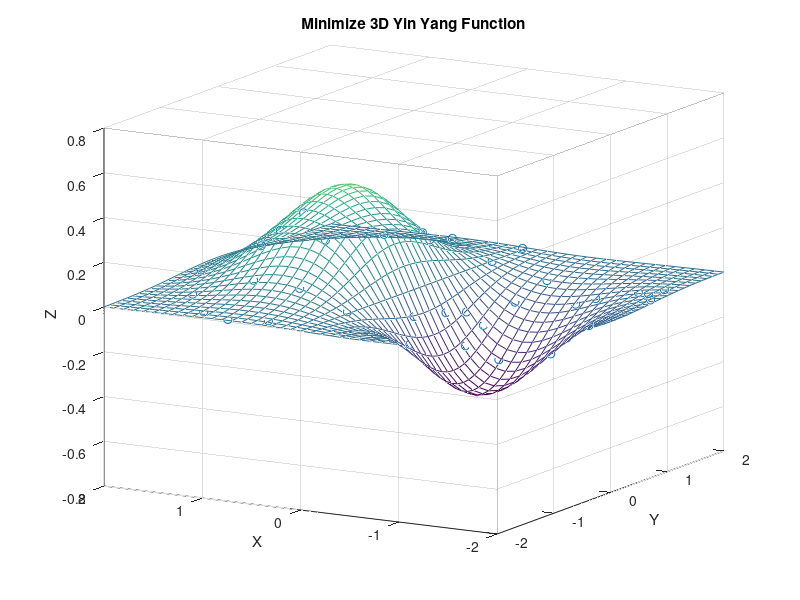
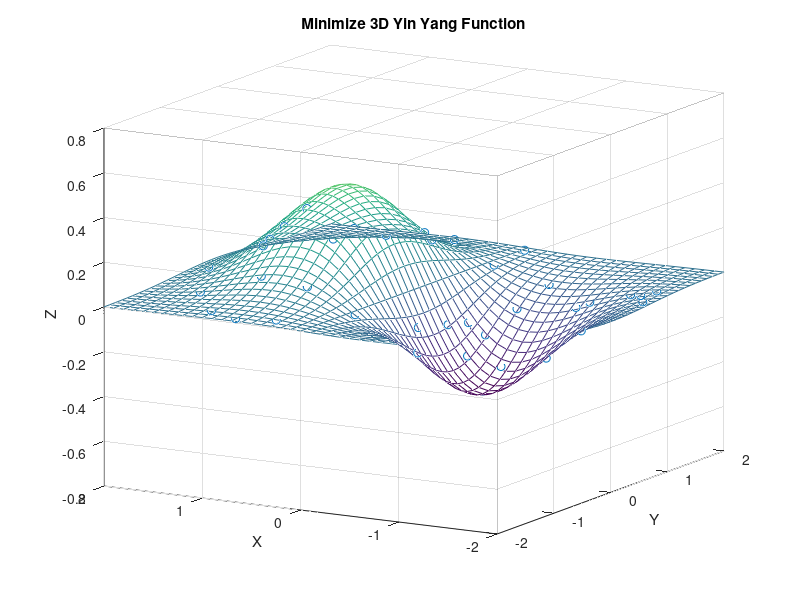
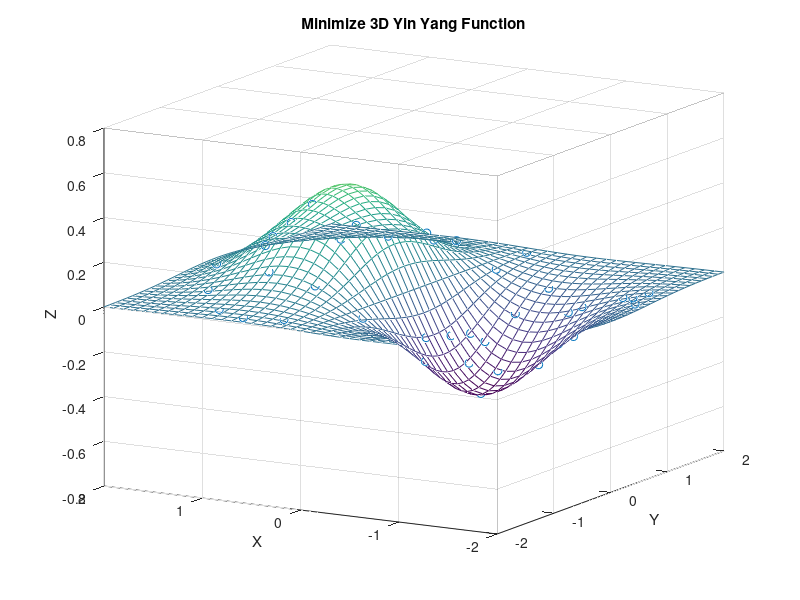
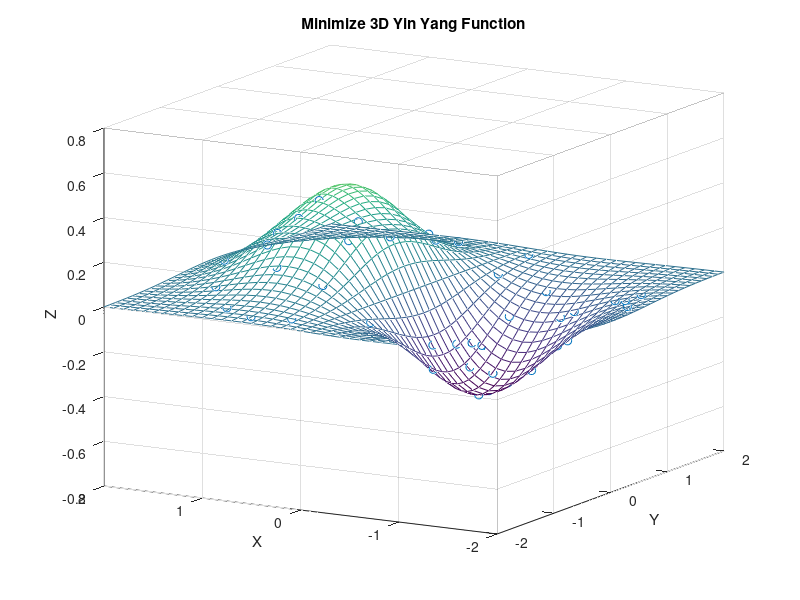

The MATLAB source for these figures, in order:
# ========== PARTICAL SWARM OPTIMIZATION SIMULATION - 3d Yin Yang ==========================
# 
# 	EXAMPLE: 	minimize 	f(x, y) = x * e^-(x^2 + y^2)
#		
#	GROUP MEMBERS:	 Emily Le, Mathew Dohlen, Steven Sairafian, Wynne Tran
#
# =========================================================================================

# ========== DEFINE CONSTANTS & FUNCTIONS =================================================
#
#	n 			= number of particles in the system
#	c1, c2 		= importace weight of personal and global best
#					- usually c1 + c2 = 4 or c1 = c1 = 2
#	vMax		= speed of particles from iteration to iteration
#	iteration 	= number of iterations before ending the program
#	
# ========================================================================================= 
n = 50;
c1 = 0.5;
c2 = 0.5;
vMax = 0.05;
iteration = 65;	 

# DEFINED FUNCTION:  will return z values of the graph given x and y values
function retval = f(xx, yy)
	retval = xx * e.^(-(xx.^2 + yy.^2));
endfunction

# DEFINED FUNCTION: finds gBest
function retval = findGBest(gBest, position)
	for i = 1:10
		if (f(position(i,1), position(i,2)) < f(gBest(1), gBest(2)))
			gBest = position(i,:);
		endif
	endfor
	retval = gBest;
endfunction

# DEFINED FUCNCTION: that will plot a scatter plot on a mesh graph
function graphPSO(x, y, z, i)
		#clear graph
		clf;

		figure(1, "position", [0,0, 1200, 1000]);

		tx = linspace(-2, 2, 41);
		ty = linspace(-2, 2, 41);
		[xx, yy] = meshgrid (tx, ty);

		# scatter plot overlay
		scatter3 (x, y, z);

		# will allow an overlay of plots
		hold on;
 
		# function goes here
		tz = xx .* e.^(-(xx.^2 + yy.^2));
		mesh(tx,ty,tz);


		# configure title & label names
		title("Minimize 3D Yin Yang Function");
		xlabel("X");
		ylabel("Y");
		zlabel("Z");

		#rotate graph according to current degree
		view(150, -15);



		plotname = ['3DYinYang_', num2str(i), '.png'];
		print(plotname, '-dpng');
		
endfunction

# ========== INITIALIZATION ===============================================================
#
# 	initialzing intiial positions, vectors, lBest, gBest for the first iteration
#
# =========================================================================================
# vector
vector = zeros(n,2);

# position
position =  zeros(n,2);
z = zeros(n,1);

x = (rand(1,n)* 4) - 2; 
y = (rand(1,n)* 4) - 2;

for i = 1:n
	position(i,1) = x(i);
	position(i,2) = y(i);
	z(i,1) = f(x(i),y(i));
endfor

# lBest
lBest = position;

# gBest
gBest = zeros(1,2) + 1000;
gBest = findGBest(gBest, position);

# ========== PLOT INITIAL POINTS ON GRAPH =====================================================
#  
# `Will plot the initial scatter plot on mesh grapgh for the first iteration
#	`	- note that the velocities are initilzed to be 0
# 
# =============================================================================================
graphPSO(position(:,1), position(:,2), z, 100);

# ========== PSO ITERATION =====================================================================
#
# 	Based on the formula:
#
#		v[] = v[] + c1 * rand() * (pbest[] - present[]) + c2 * rand() * (gbest[] - present[]) 
#		present[] = persent[] + v[] 
#
#	This essentially will update the velocity that will be used to update the new position after
#	each iteration.
#
# ==============================================================================================
for i = 1:iteration
	for j = 1:n
		prevPosition = position;
		r1 = rand(1,1);
		r2 = rand(1,1);
		vector(j,:) = vector(j,:) + c1 * r1 * (lBest(j,:) - position(j,:)) + c2 * r2 * (gBest - position(j,:));

		# Limit x-coordinate velocities
		if (vector(j,1) > vMax)
			vector(j,1) = vMax;
		elseif (vector(j,1) < -vMax)
			vector(j,1) = -vMax;
		endif

		# Limit y-coordinate velocities
		if (vector(j,2) > vMax)
			vector(j,2) = vMax;
		elseif (vector(j,2) < -vMax)
			vector(j,2) = -vMax;
		endif

		# update x and y values
		position(j,:) = position(j,:) + vector(j,:);
		
		# update lBest and gBest values
		if (f(position(j,1), position(j,2)) > f(prevPosition(j,1),prevPosition(j,2)));
			lBest(j,:) = prevPosition(j,:);
		endif

		# update z values
		z(j,1) = f(position(j,1),position(j,2));
	endfor                                            

	gBest = findGBest(gBest, position);

	# draw udated graph
	graphPSO(position(:,1), position(:,2), z, i+100);
endfor